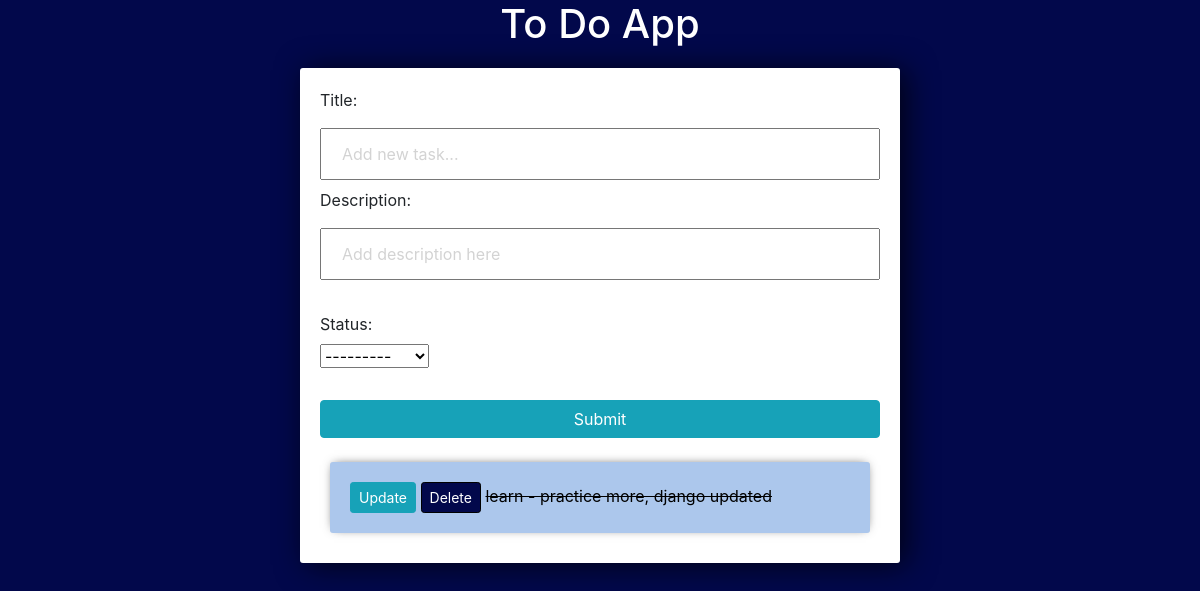
/, run on an earlier commit of the app's database.
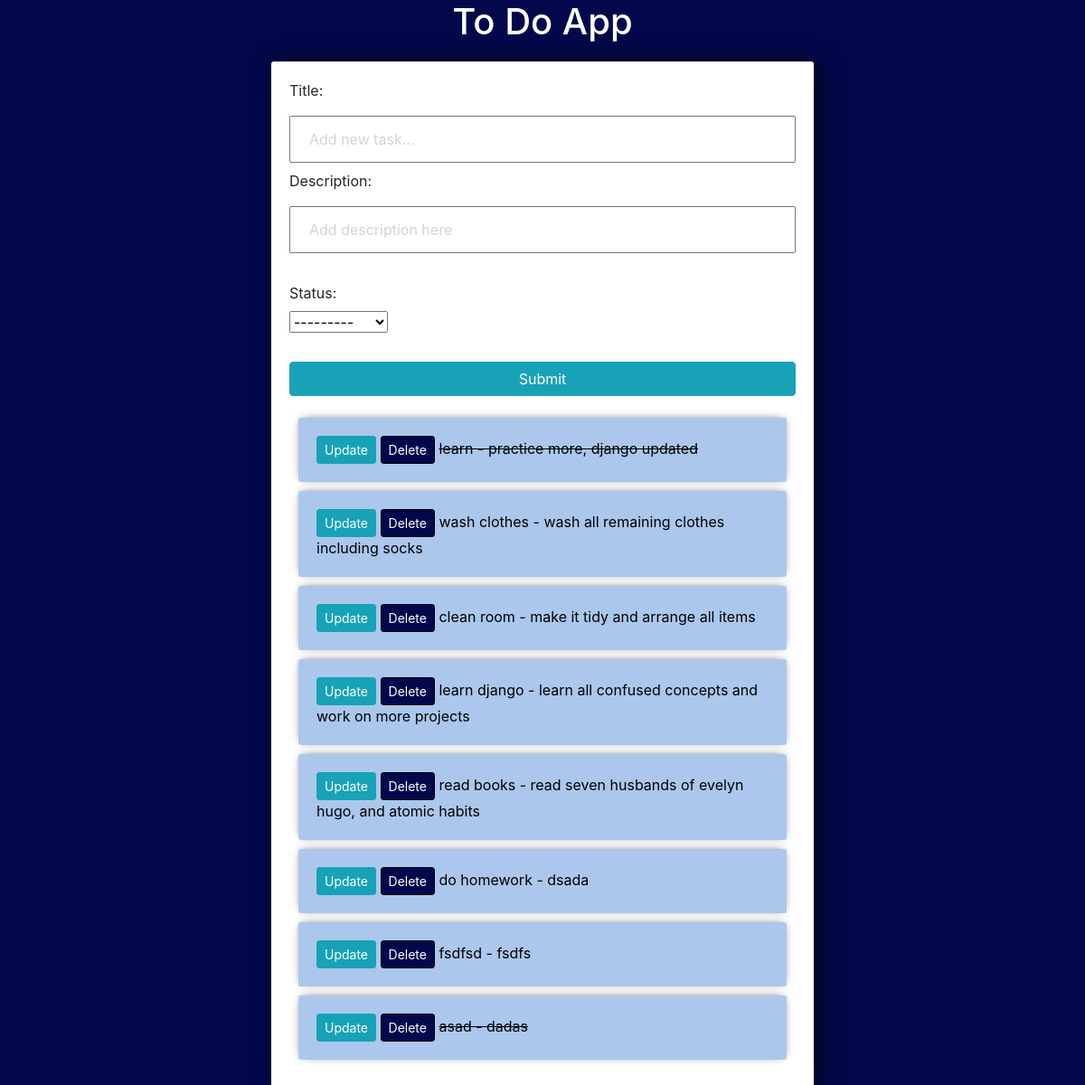
And on a later commit of the database.
### tasks/models.py (models this page shows)
class Task(models.Model):
    CHOICES = (
        ("Done", "Done"),
        ("InProgress", "In Progress"),
        ("NotStarted", "Not Started"),
    )
    title = models.CharField(max_length=200)
    description = models.TextField(default=None)
    status = models.CharField(max_length=20, choices=CHOICES)
    created = models.DateTimeField(auto_now_add=True)
    def __str__(self):
        return f"{self.title} - {self.description}"

### tasks/views.py (the view)
# urls.py: path("", views.index,name="list"),
def index(request):
    tasks = Task.objects.all()
    form = TaskForm()
    if request.method == "POST":
        form = TaskForm(request.POST)
        if form.is_valid():
            form.save()
        return redirect("/")
    context = {"tasks": tasks, "form": form}
    return render(request, "tasks/list.html", context)

### tasks/forms.py
class TaskForm(forms.ModelForm):
    title = forms.CharField(
        widget=forms.TextInput(attrs={"placeholder": "Add new task..."})
    )
    description = forms.CharField(
        widget=forms.TextInput(attrs={"placeholder": "Add description here"})
    )
    class Meta:
        model = Task
        fields = "__all__"
        widgets = {
            "description": forms.Textarea(attrs={"rows": 2, "cols": 40}),
        }

### tasks/templates/tasks/list.html (shortened to what this page needs)
<center><h1>To Do App</h1></center>
<link rel="stylesheet" href="https://stackpath.bootstrapcdn.com/bootstrap/4.3.1/css/bootstrap.min.css">
<div class="center-column">
<form action="/" method="POST">
    <div>
        <label for="title">Title:</label> <br>
        {{ form.title }} <br>
    </div>
    <div>
        <label for="description">Description:</label> <br>
        {{ form.description }}
    </div> <br>
    <div>
        <label for="status">Status:</label> <br>
        {{ form.status }}
    </div> <br>
    <input class="btn btn-info" type="submit" name="Create Task">
</form>
<div>
<div class="todo-list">
{%for task in tasks%}
<div class="item-row">
    <a class="btn btn-sm btn-info" href="{% url 'update_task' task.id %}">Update</a>
    <a class="btn btn-sm btn-danger" href="{% url 'delete' task.id %}">Delete</a>
    {% if task.status == "Done" %}
    <strike>{{task}}</strike>
    {%else%}
    <span>
        {{task}}
    </span>
    {% endif %}
</div>
{% endfor %}
</div>
</div>

### tasks/templates/tasks/list.html (style rules this page uses)
input { width: 100%; padding: 12px 20px; margin: 8px 0; box-sizing: border-box; }
h1 { color:#ffffff; }
input::placeholder { color: #d3d3d3; }
.center-column { width:600px; margin: 20px auto; padding:20px; background-color: #fff; border-radius: 3px; box-shadow: 6px 2px 30px 0px rgba(0,0,0,0.75); }
.item-row { background-color: #acc7ec; margin: 10px; padding: 20px; border-radius: 3px; color: #000000; font-size: 16px; box-shadow: 0px -1px 10px -4px rgba(0,0,0,0.75); }
.btn-danger { background-color: #02084b; border-color: #000000; }

What changed in the data, as far as the page shows it:
added Task: title+description "wash clothes - wash all remaining clothes including socks"
added Task: title+description "clean room - make it tidy and arrange all items"
added Task: title+description "learn django - learn all confused concepts and work on more projects"
added Task: title+description "read books - read seven husbands of evelyn hugo, and atomic habits"
added Task: title+description "do homework - dsada"
added Task: title+description "fsdfsd - fsdfs"
added Task: title+description "asad - dadas"
